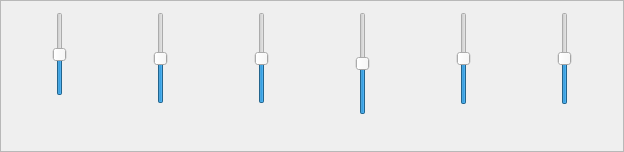
        <widget class="QFrame" name="animals_sliders_frame">
         <property name="sizePolicy">
          <sizepolicy hsizetype="Expanding" vsizetype="Expanding">
           <horstretch>0</horstretch>
           <verstretch>0</verstretch>
          </sizepolicy>
         </property>
         <property name="maximumSize">
          <size>
           <width>16777215</width>
           <height>16777215</height>
          </size>
         </property>
         <property name="frameShape">
          <enum>QFrame::StyledPanel</enum>
         </property>
         <property name="frameShadow">
          <enum>QFrame::Raised</enum>
         </property>
         <layout class="QHBoxLayout" name="horizontalLayout_15">
          <item>
           <layout class="QVBoxLayout" name="verticalLayout_2">
            <property name="spacing">
             <number>14</number>
            </property>
            <item>
             <layout class="QHBoxLayout" name="horizontalLayout_14">
              <item>
               <spacer name="horizontalSpacer_4">
                <property name="orientation">
                 <enum>Qt::Horizontal</enum>
                </property>
                <property name="sizeHint" stdset="0">
                 <size>
                  <width>40</width>
                  <height>20</height>
                 </size>
                </property>
               </spacer>
              </item>
              <item>
               <widget class="QSlider" name="elephant_slider">
                <property name="cursor">
                 <cursorShape>OpenHandCursor</cursorShape>
                </property>
                <property name="minimum">
                 <number>-10</number>
                </property>
                <property name="maximum">
                 <number>10</number>
                </property>
                <property name="singleStep">
                 <number>10</number>
                </property>
                <property name="pageStep">
                 <number>10</number>
                </property>
                <property name="value">
                 <number>0</number>
                </property>
                <property name="sliderPosition">
                 <number>0</number>
                </property>
                <property name="orientation">
                 <enum>Qt::Vertical</enum>
                </property>
               </widget>
              </item>
              <item>
               <spacer name="horizontalSpacer_5">
                <property name="orientation">
                 <enum>Qt::Horizontal</enum>
                </property>
                <property name="sizeHint" stdset="0">
                 <size>
                  <width>40</width>
                  <height>20</height>
                 </size>
                </property>
               </spacer>
              </item>
             </layout>
            </item>
            <item>
             <widget class="QPushButton" name="pushButton">
              <property name="enabled">
               <bool>false</bool>
              </property>
              <property name="sizePolicy">
               <sizepolicy hsizetype="Minimum" vsizetype="Fixed">
                <horstretch>0</horstretch>
                <verstretch>0</verstretch>
               </sizepolicy>
              </property>
              <property name="minimumSize">
               <size>
                <width>0</width>
                <height>30</height>
               </size>
              </property>
              <property name="maximumSize">
               <size>
                <width>16777215</width>
                <height>50</height>
               </size>
              </property>
              <property name="text">
               <string/>
              </property>
              <property name="icon">
               <iconset resource="res.qrc">
                <normaloff>:/icons/icons/elephant.png</normaloff>:/icons/icons/elephant.png</iconset>
              </property>
              <property name="iconSize">
               <size>
                <width>40</width>
                <height>40</height>
               </size>
              </property>
              <property name="checkable">
               <bool>false</bool>
              </property>
              <property name="flat">
               <bool>true</bool>
              </property>
             </widget>
            </item>
           </layout>
          </item>
          <item>
           <layout class="QVBoxLayout" name="verticalLayout_3">
            <property name="spacing">
             <number>14</number>
            </property>
            <item>
             <layout class="QHBoxLayout" name="horizontalLayout_13">
              <item>
               <spacer name="horizontalSpacer_6">
                <property name="orientation">
                 <enum>Qt::Horizontal</enum>
                </property>
                <property name="sizeHint" stdset="0">
                 <size>
                  <width>40</width>
                  <height>20</height>
                 </size>
                </property>
               </spacer>
              </item>
              <item>
               <widget class="QSlider" name="dolphin_slider">
                <property name="cursor">
                 <cursorShape>OpenHandCursor</cursorShape>
                </property>
                <property name="minimum">
                 <number>-10</number>
                </property>
                <property name="maximum">
                 <number>10</number>
                </property>
                <property name="singleStep">
                 <number>10</number>
                </property>
                <property name="pageStep">
                 <number>10</number>
                </property>
                <property name="value">
                 <number>0</number>
                </property>
                <property name="sliderPosition">
                 <number>0</number>
                </property>
                <property name="orientation">
                 <enum>Qt::Vertical</enum>
                </property>
               </widget>
              </item>
              <item>
               <spacer name="horizontalSpacer_7">
                <property name="orientation">
                 <enum>Qt::Horizontal</enum>
                </property>
                <property name="sizeHint" stdset="0">
                 <size>
                  <width>40</width>
                  <height>20</height>
                 </size>
                </property>
               </spacer>
              </item>
             </layout>
            </item>
            <item>
             <widget class="QPushButton" name="pushButton_2">
              <property name="enabled">
               <bool>false</bool>
              </property>
              <property name="text">
               <string/>
              </property>
              <property name="icon">
               <iconset resource="res.qrc">
                <normaloff>:/icons/icons/dolphin.png</normaloff>:/icons/icons/dolphin.png</iconset>
              </property>
              <property name="iconSize">
               <size>
                <width>40</width>
                <height>40</height>
               </size>
              </property>
              <property name="checkable">
               <bool>false</bool>
              </property>
              <property name="flat">
               <bool>true</bool>
              </property>
             </widget>
            </item>
           </layout>
          </item>
          <item>
           <layout class="QVBoxLayout" name="verticalLayout_4">
            <property name="spacing">
             <number>10</number>
            </property>
            <property name="bottomMargin">
             <number>4</number>
            </property>
            <item>
             <layout class="QHBoxLayout" name="horizontalLayout_12">
              <item>
               <spacer name="horizontalSpacer_8">
                <property name="orientation">
                 <enum>Qt::Horizontal</enum>
                </property>
                <property name="sizeHint" stdset="0">
                 <size>
                  <width>40</width>
                  <height>20</height>
                 </size>
                </property>
               </spacer>
              </item>
              <item>
               <widget class="QSlider" name="frog_slider">
                <property name="cursor">
                 <cursorShape>OpenHandCursor</cursorShape>
                </property>
                <property name="minimum">
                 <number>-10</number>
                </property>
                <property name="maximum">
                 <number>10</number>
                </property>
                <property name="singleStep">
                 <number>10</number>
                </property>
                <property name="pageStep">
                 <number>10</number>
                </property>
                <property name="value">
                 <number>0</number>
                </property>
                <property name="sliderPosition">
                 <number>0</number>
                </property>
                <property name="orientation">
                 <enum>Qt::Vertical</enum>
                </property>
               </widget>
              </item>
              <item>
               <spacer name="horizontalSpacer_9">
                <property name="orientation">
                 <enum>Qt::Horizontal</enum>
                </property>
                <property name="sizeHint" stdset="0">
                 <size>
                  <width>40</width>
                  <height>20</height>
                 </size>
                </property>
               </spacer>
              </item>
             </layout>
            </item>
            <item>
             <widget class="QPushButton" name="pushButton_3">
              <property name="enabled">
               <bool>false</bool>
              </property>
              <property name="text">
               <string/>
              </property>
              <property name="icon">
               <iconset resource="res.qrc">
                <normaloff>:/icons/icons/frog-.png</normaloff>:/icons/icons/frog-.png</iconset>
              </property>
              <property name="iconSize">
               <size>
                <width>40</width>
                <height>40</height>
               </size>
              </property>
              <property name="checkable">
               <bool>false</bool>
              </property>
              <property name="flat">
               <bool>true</bool>
              </property>
             </widget>
            </item>
           </layout>
          </item>
          <item>
           <layout class="QVBoxLayout" name="verticalLayout_6">
            <property name="spacing">
             <number>3</number>
            </property>
            <property name="bottomMargin">
             <number>0</number>
            </property>
            <item>
             <layout class="QHBoxLayout" name="horizontalLayout_11">
              <item>
               <spacer name="horizontalSpacer_10">
                <property name="orientation">
                 <enum>Qt::Horizontal</enum>
                </property>
                <property name="sizeHint" stdset="0">
                 <size>
                  <width>40</width>
                  <height>20</height>
                 </size>
                </property>
               </spacer>
              </item>
              <item>
               <widget class="QSlider" name="cow_slider">
                <property name="cursor">
                 <cursorShape>OpenHandCursor</cursorShape>
                </property>
                <property name="minimum">
                 <number>-10</number>
                </property>
                <property name="maximum">
                 <number>10</number>
                </property>
                <property name="singleStep">
                 <number>10</number>
                </property>
                <property name="pageStep">
                 <number>10</number>
                </property>
                <property name="value">
                 <number>0</number>
                </property>
                <property name="sliderPosition">
                 <number>0</number>
                </property>
                <property name="orientation">
                 <enum>Qt::Vertical</enum>
                </property>
               </widget>
              </item>
              <item>
               <spacer name="horizontalSpacer_11">
                <property name="orientation">
                 <enum>Qt::Horizontal</enum>
                </property>
                <property name="sizeHint" stdset="0">
                 <size>
                  <width>40</width>
                  <height>20</height>
                 </size>
                </property>
               </spacer>
              </item>
             </layout>
            </item>
            <item>
             <widget class="QPushButton" name="pushButton_5">
              <property name="enabled">
               <bool>false</bool>
              </property>
              <property name="sizePolicy">
               <sizepolicy hsizetype="Minimum" vsizetype="Fixed">
                <horstretch>0</horstretch>
                <verstretch>0</verstretch>
               </sizepolicy>
              </property>
              <property name="minimumSize">
               <size>
                <width>0</width>
                <height>0</height>
               </size>
              </property>
              <property name="text">
               <string/>
              </property>
              <property name="icon">
               <iconset resource="res.qrc">
                <normaloff>:/icons/icons/cow.png</normaloff>:/icons/icons/cow.png</iconset>
              </property>
              <property name="iconSize">
               <size>
                <width>50</width>
                <height>50</height>
               </size>
              </property>
              <property name="checkable">
               <bool>false</bool>
              </property>
              <property name="flat">
               <bool>true</bool>
              </property>
             </widget>
            </item>
           </layout>
          </item>
          <item>
           <layout class="QVBoxLayout" name="verticalLayout_7">
            <property name="spacing">
             <number>13</number>
            </property>
            <item>
             <layout class="QHBoxLayout" name="horizontalLayout_10">
              <item>
               <spacer name="horizontalSpacer_12">
                <property name="orientation">
                 <enum>Qt::Horizontal</enum>
                </property>
                <property name="sizeHint" stdset="0">
                 <size>
                  <width>40</width>
                  <height>20</height>
                 </size>
                </property>
               </spacer>
              </item>
              <item>
               <widget class="QSlider" name="horse_slider">
                <property name="cursor">
                 <cursorShape>OpenHandCursor</cursorShape>
                </property>
                <property name="minimum">
                 <number>-10</number>
                </property>
                <property name="maximum">
                 <number>10</number>
                </property>
                <property name="singleStep">
                 <number>10</number>
                </property>
                <property name="pageStep">
                 <number>10</number>
                </property>
                <property name="value">
                 <number>0</number>
                </property>
                <property name="sliderPosition">
                 <number>0</number>
                </property>
                <property name="orientation">
                 <enum>Qt::Vertical</enum>
                </property>
               </widget>
              </item>
              <item>
               <spacer name="horizontalSpacer_13">
                <property name="orientation">
                 <enum>Qt::Horizontal</enum>
                </property>
                <property name="sizeHint" stdset="0">
                 <size>
                  <width>40</width>
                  <height>20</height>
                 </size>
                </property>
               </spacer>
              </item>
             </layout>
            </item>
            <item>
             <widget class="QPushButton" name="pushButton_6">
              <property name="enabled">
               <bool>false</bool>
              </property>
              <property name="text">
               <string/>
              </property>
              <property name="icon">
               <iconset resource="res.qrc">
                <normaloff>:/icons/icons/horse.png</normaloff>:/icons/icons/horse.png</iconset>
              </property>
              <property name="iconSize">
               <size>
                <width>40</width>
                <height>40</height>
               </size>
              </property>
              <property name="checkable">
               <bool>false</bool>
              </property>
              <property name="flat">
               <bool>true</bool>
              </property>
             </widget>
            </item>
           </layout>
          </item>
          <item>
           <layout class="QVBoxLayout" name="verticalLayout_8">
            <property name="spacing">
             <number>13</number>
            </property>
            <item>
             <layout class="QHBoxLayout" name="horizontalLayout_9">
              <item>
               <spacer name="horizontalSpacer_14">
                <property name="orientation">
                 <enum>Qt::Horizontal</enum>
                </property>
                <property name="sizeHint" stdset="0">
                 <size>
                  <width>40</width>
                  <height>20</height>
                 </size>
                </property>
               </spacer>
              </item>
              <item>
               <widget class="QSlider" name="wolf_slider">
                <property name="cursor">
                 <cursorShape>OpenHandCursor</cursorShape>
                </property>
                <property name="minimum">
                 <number>-10</number>
                </property>
                <property name="maximum">
                 <number>10</number>
                </property>
                <property name="singleStep">
                 <number>10</number>
                </property>
                <property name="pageStep">
                 <number>10</number>
                </property>
                <property name="value">
                 <number>0</number>
                </property>
                <property name="sliderPosition">
                 <number>0</number>
                </property>
                <property name="orientation">
                 <enum>Qt::Vertical</enum>
                </property>
               </widget>
              </item>
              <item>
               <spacer name="horizontalSpacer_15">
                <property name="orientation">
                 <enum>Qt::Horizontal</enum>
                </property>
                <property name="sizeHint" stdset="0">
                 <size>
                  <width>40</width>
                  <height>20</height>
                 </size>
                </property>
               </spacer>
              </item>
             </layout>
            </item>
            <item>
             <widget class="QPushButton" name="pushButton_7">
              <property name="enabled">
               <bool>false</bool>
              </property>
              <property name="text">
               <string/>
              </property>
              <property name="icon">
               <iconset resource="res.qrc">
                <normaloff>:/icons/icons/wolf.png</normaloff>:/icons/icons/wolf.png</iconset>
              </property>
              <property name="iconSize">
               <size>
                <width>40</width>
                <height>40</height>
               </size>
              </property>
              <property name="checkable">
               <bool>false</bool>
              </property>
              <property name="flat">
               <bool>true</bool>
              </property>
             </widget>
            </item>
           </layout>
          </item>
         </layout>
        </widget>
